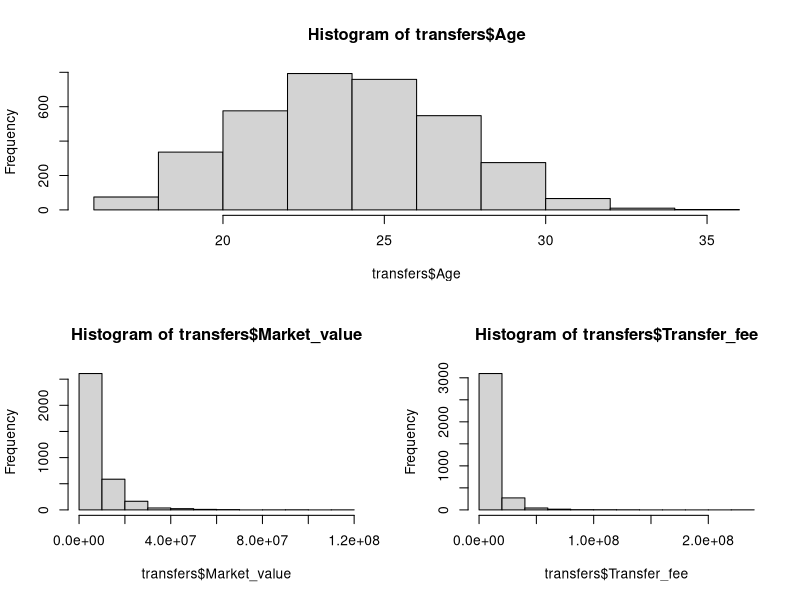
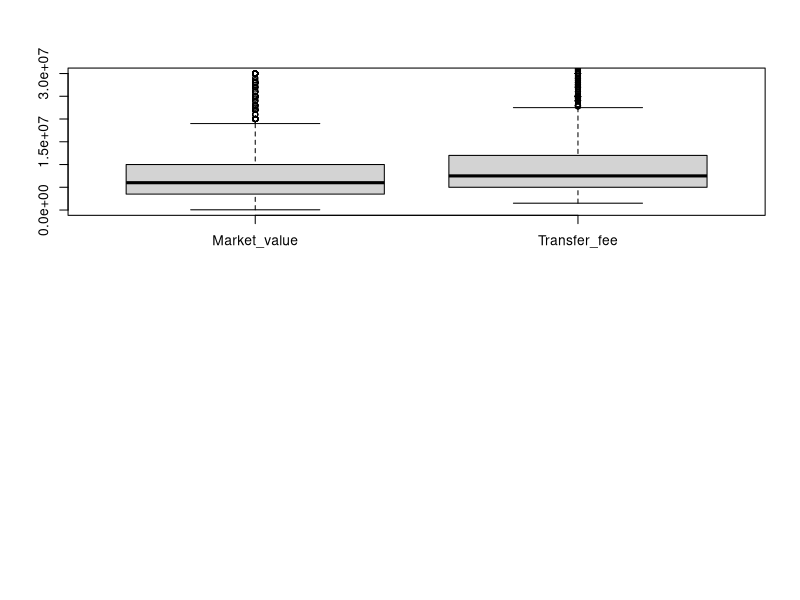

Write the R code that produced these figures, in order. (Note: this script raises an error after producing the figures.)
## ---- chunk 1
knitr::opts_chunk$set(echo = TRUE)
## ---- chunk 2
transfers <- read.csv("../../data/clean_transfers.csv")
## ---- chunk 3
sapply(transfers, class)
## ---- chunk 4
summary(transfers)
## ---- chunk 5
layout(matrix(c(1,1,2,3), 2, 2, byrow = TRUE))
hist(transfers$Age)
hist(transfers$Market_value)
hist(transfers$Transfer_fee)
## ---- chunk 6
boxplot(transfers$Market_value, transfers$Transfer_fee, ylim = c(30000, 30000000),
        names = c("Market_value", "Transfer_fee"))
## ---- chunk 7
hist.factor <- function (var_quanti, var_quali, title, return) {
  inter <- seq(min(var_quanti, na.rm = T), max(var_quanti, na.rm = T),
               by = (max(var_quanti, na.rm = T) - min(var_quanti, na.rm = T))/10)
  hists <- c()
  for (mod in levels(var_quali)) {
    h = hist(plot = F, var_quanti[var_quali == mod], breaks = inter)
    hists <- rbind(hists, h$counts)
  }
  
  if (return == "barplot") {
      barplot(hists, space = 0, legend = levels(var_quali), ylab = "Freq",
              main = title, col=rainbow(nlevels(var_quali)))
  } else {
    hists
  }
}

# Transfer_fee selon position
old.par <- par(mfrow=c(3, 2))
hist.factor(transfers$Market_value, transfers$Position, "Market_value", "barplot")
hist.factor(transfers$Transfer_fee, transfers$Position, "Transfer_fee", "barplot")
hist.factor(transfers$Market_value, transfers$League_from, "Market_value ~ League_from", "barplot")
hist.factor(transfers$Transfer_fee, transfers$League_from, "Transfer_fee ~ League_from", "barplot")
hist.factor(transfers$Market_value, transfers$League_to, "Market_value ~ League_to", "barplot")
hist.factor(transfers$Transfer_fee, transfers$League_to, "Transfer_fee ~ League_to", "barplot")
par(old.par)
## ---- chunk 8
old.par <- par(mfrow=c(1, 3))
boxplot(transfers$Transfer_fee~transfers$Position, ylim = c(700000,40000000),
        main = "Position", names = c("Def", "For", "Go", "Mid"))
boxplot(transfers$Transfer_fee~transfers$League_from, ylim = c(700000,40000000),
        main = "League_from", names = c("All", "Es", "Fr", "Gb", "It"))
boxplot(transfers$Transfer_fee~transfers$League_to, ylim = c(700000,40000000),
        main = "League_to", names = c("All", "Es", "Fr", "Gb", "It"))
par(old.par)
## ---- chunk 9
pairs(transfers[c(2,6,7)], pch = 21, bg = rainbow(4)[transfers$Position])
## ---- chunk 10
cor(transfers$Market_value, transfers$Transfer_fee, use = "complete.obs")
## ---- chunk 11
old.par <- par(mfrow=c(1, 2))
names.arg <- c("All", "Es", "Fr", "Gb", "It", "NA")
barplot(summary(transfers$League_from), names.arg = names.arg)
barplot(summary(transfers$League_to), names.arg = names.arg)
par(old.par)
barplot(summary(transfers$Position), names.arg = c("Def", "For", "Go", "Mid"))
